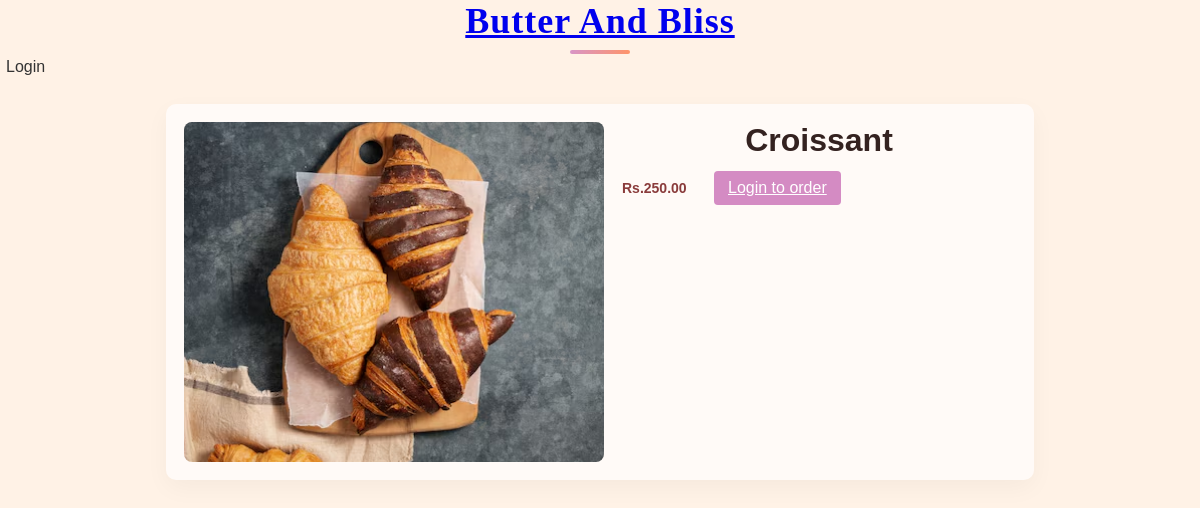
/products/4/, run on the app's committed database.
### Bakery/models.py (models this page shows, shortened)
class Product(models.Model):
    name = models.CharField(max_length=100)
    price = models.DecimalField(max_digits=6, decimal_places=2)
    image = models.ImageField(upload_to='products/', blank=True, null=True)
    description = models.TextField(blank=True)

### Bakery/views.py (the view)
# urls.py: path("products/<int:product_id>/", views.product_detail, name="product_detail"),
def product_detail(request, product_id):
    product = get_object_or_404(Product, id=product_id)
    return render(request, 'product_detail.html', {'product': product})

### Bakery/context_processors.py (called while the page is built)
def cart_item_count(request):
    if request.user.is_authenticated:
        count = CartItem.objects.filter(user=request.user).count()
    else:
        count = 0
    return {"cart_count": count}

### templates/product_detail.html (shortened to what this page needs)
{% extends 'base.html' %}
{% block content %}
<main class="container">
    <section class="product-detail-card">
        <div class="product-media">
            {% if product.image %}
                <img src="{{ product.image.url }}" alt="{{ product.name }}">
            {% else %}
                <div class="placeholder">No image</div>
            {% endif %}
        </div>
        <div class="product-detail-body">
            <h2 class="product-title">{{ product.name }}</h2>
            <div class="product-actions">
                <span class="price">Rs.{{ product.price }}</span>
                {% if user.is_authenticated %}
                    <a class="btn-primary" href="{% url 'add_to_cart' product.id %}">Add to Cart</a>
                {% else %}
                    <a class="btn-primary" href="{% url 'login' %}">Login to order</a>
                {% endif %}
            </div>
        </div>
    </section>
</main>
{% endblock %}

### Bakery/static/css/style.css (style rules this page uses)
body { font-family: Arial, sans-serif; margin: 0; padding: 0; background: #ac6323; }
body { font-family: Arial, sans-serif; margin: 0; padding: 0; background: #fff2e6 url('') no-repeat center center fixed; background-size: cover; color: #333; }
.container { max-width: 900px; margin: 24px auto; padding: 0 16px; }
.btn-primary { background: #d48bc3; color: #fff; border: none; padding: 8px 14px; border-radius: 4px; cursor: pointer; }
.product-media { height: 170px; display: flex; align-items: center; justify-content: center; overflow: hidden; border-radius: 10px; background: #fff6f0; }
.product-media img { width: 100%; height: 100%; object-fit: cover; }
.product-title { margin: 0 0 6px; font-size: 18px; color: #342220; text-align: center; font-weight: 800; }
.price { font-weight: 800; color: #8a3b3b; font-size: 14px; min-width: 80px; }
.product-detail-card { display: flex; gap: 18px; align-items: flex-start; background: #fffaf7; padding: 18px; border-radius: 10px; box-shadow: 0 8px 24px rgba(0,0,0,0.04); }
.product-detail-card .product-media { width: 420px; height: 340px; display:flex; align-items:center; justify-content:center; overflow:hidden; border-radius:8px; background:#fff6f0; }
.product-detail-card .product-media img { width:100%; height:100%; object-fit:cover; }
.product-detail-body { flex:1; }
.product-detail-body .product-title { font-size: 32px; margin: 0 0 8px; }
.product-actions { margin-top: 12px; display:flex; gap:12px; align-items:center; }

### data on the page
Product: image (picture), name "Croissant", price "250.00"
